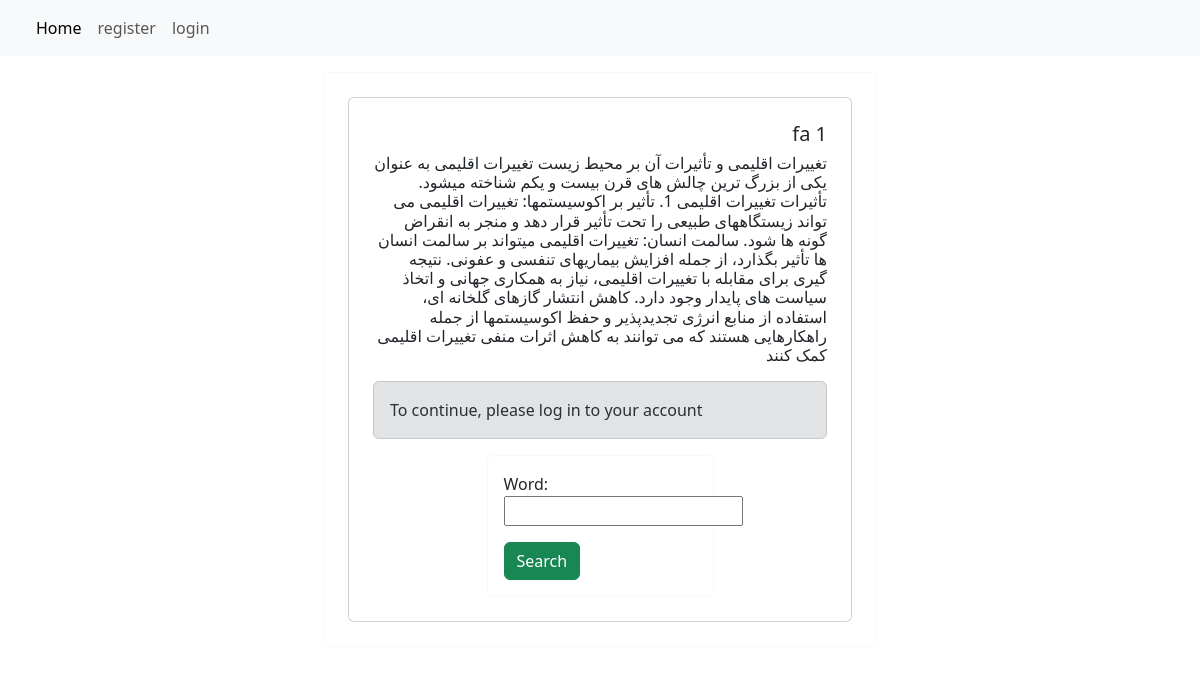
The page /detail/72 on the database its author committed.
### home/models.py (models this page shows)
class Article(models.Model):
    title = models.CharField(max_length=100)
    body = models.TextField()
    pdf = models.FileField(upload_to='%Y/%m/%d/')
    lang = models.CharField(max_length=10)
    created = models.DateTimeField(auto_now_add=True)
    owner = models.ManyToManyField(User)

### home/views.py (the view)
# urls.py: path('detail/<int:article_id>', views.detail, name='detail'),
def detail(request, article_id):
    article = get_object_or_404(Article, id=article_id)
    if request.method == 'POST':
        form = ArticleSearchForm(request.POST)
        if form.is_valid():
            pdf_path = article.pdf.path
            current_word = form.cleaned_data['word']
            next_sentence = ''
            with open(pdf_path, 'rb') as file:
                pdf_reader = PdfReader(file)
                found_current_word = False
                for page_num in range(len(pdf_reader.pages)):
                    page = pdf_reader.pages[page_num]
                    text = page.extract_text()
                    if current_word in text:
                        found_current_word = True
                        sentences = text.split('\n')
                        for i, sentence in enumerate(sentences):
                            if current_word in sentence:
                                if i + 1 < len(sentences):
                                    next_sentence = sentences[i]+sentences[i + 1]
                                else:
                                    messages.success(request, "No sentence found after the title.", 'danger')
                                break
                        break
                if not found_current_word:
                    messages.success(request, f"Word '{current_word}' not found in the PDF", 'danger')
            return render(request, 'detail.html', {'article': article, 'next_sentences': next_sentence, 'form':form})
    else:
        form = ArticleSearchForm()
        return render(request, 'detail.html', {'article': article, 'form':form})

### home/forms.py
class ArticleSearchForm(forms.Form):
    word = forms.CharField()

### templates/detail.html (shortened to what this page needs)
{% extends 'base.html' %} {% block content %}
<div class="w-50 mx-auto p-3 rounded border border-light">
  <div class="card m-2 p-2">
    <div class="card-body">
      <div dir="{% if article.lang == 'fa' %}rtl{% else %}ltr{% endif %}">
        <h5 class="card-title">{{ article.title }}</h5>
        <h6>{{ article.body }}</h6>
      </div>
      {% load static %}
      {% if request.user.is_authenticated %}
        <a href="{% url 'add' article.id %}" class="btn btn-primary">add</a>
        <a href="{% url 'remove' article.id %}" class="btn btn-danger">remove</a>
        <a href="{{ article.pdf.url }}" class="btn btn-info">show</a>
      {% else %}
        <div class="alert alert-secondary" role="alert">To continue, please log in to your account</div>
      {%endif%}
      <div class="w-50 mx-auto p-3 rounded border border-light">
        <form
          action=""
          method="post"
          class="form"
          enctype="multipart/form-data"
          novalidate
        >
          {% csrf_token %} {{ form.as_p }}
          <input type="submit" class="btn btn-success" value="Search" />
        </form>
      </div>
    </div>
  </div>
</div>
{% endblock %}

### rows shown on the page
Article: title "fa 1", body "تغییرات اقلیمی و تأثیرات آن بر محیط زیست تغییرات اقلیمی به عنوان یکی از بزرگ ترین چالش های قرن بیست و یکم شناخته میشود. تأثیرات تغییرات اقلیمی 1. تأثیر بر اکوسیستمها: تغییرات اقلیمی می تواند زیستگاههای طبیعی را تحت تأثیر قرار دهد و منجر به انقراض گونه ها شود. سالمت انسان: تغییرات اقلیمی میتواند بر سالمت انسان ها تأثیر بگذارد، از جمله افزایش بیماریهای تنفسی و عفونی. نتیجه گیری برای مقابله با تغییرات اقلیمی، نیاز به همکاری جهانی و اتخاذ سیاست های پایدار وجود دارد. کاهش انتشار گازهای گلخانه ای، استفاده از منابع انرژی تجدیدپذیر و حفظ اکوسیستمها از جمله راهکارهایی هستند که می توانند به کاهش اثرات منفی تغییرات اقلیمی کمک کنند"
